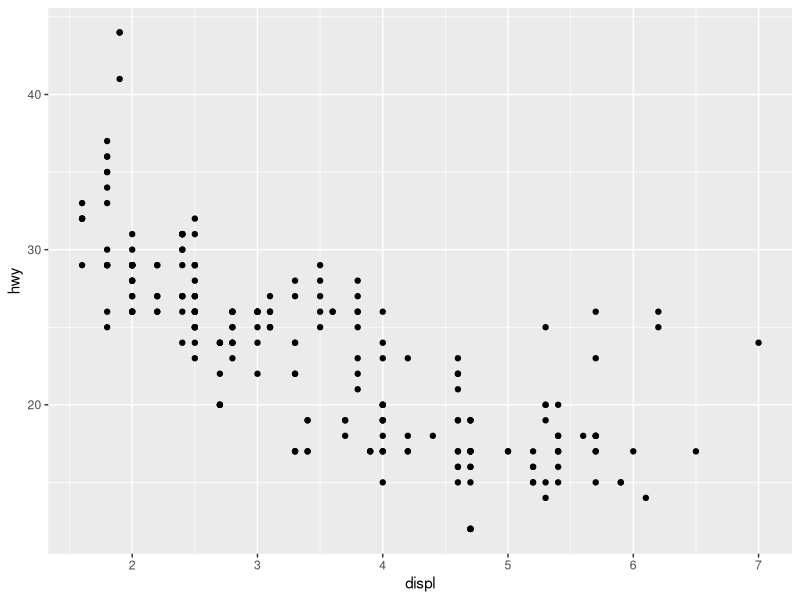
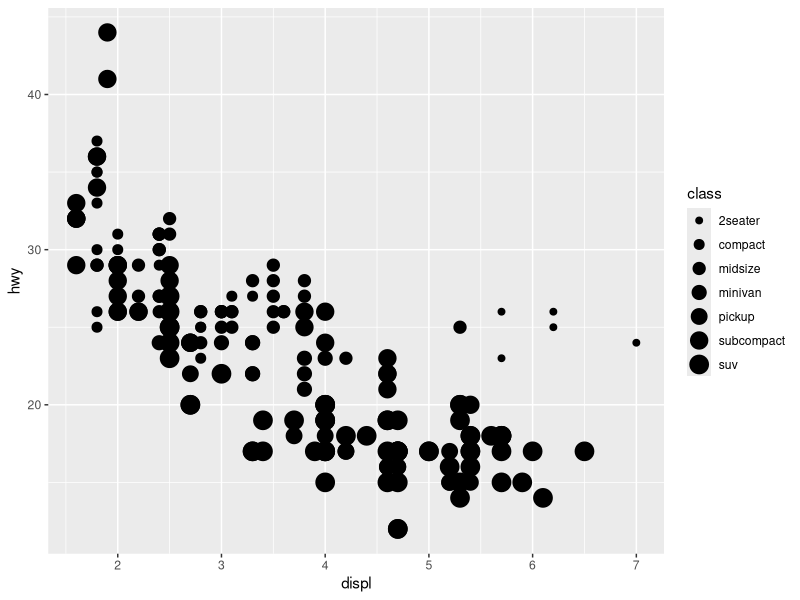
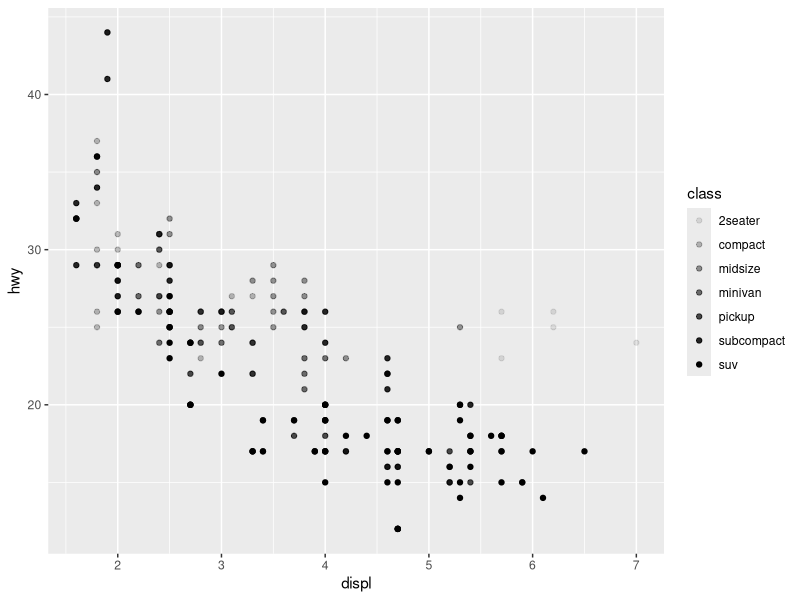
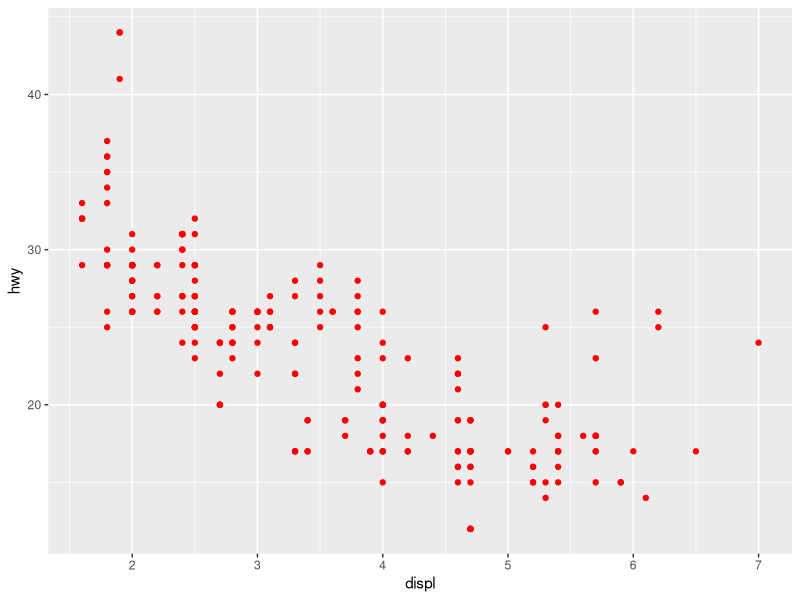
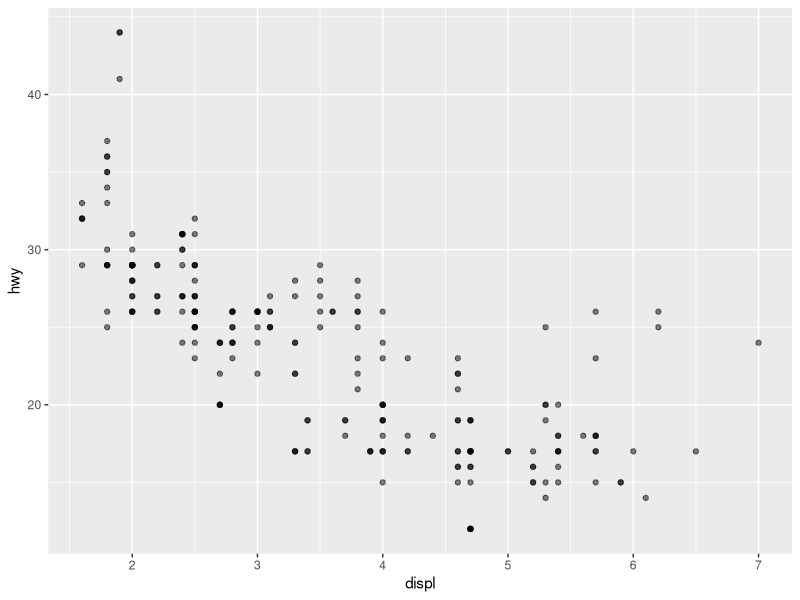
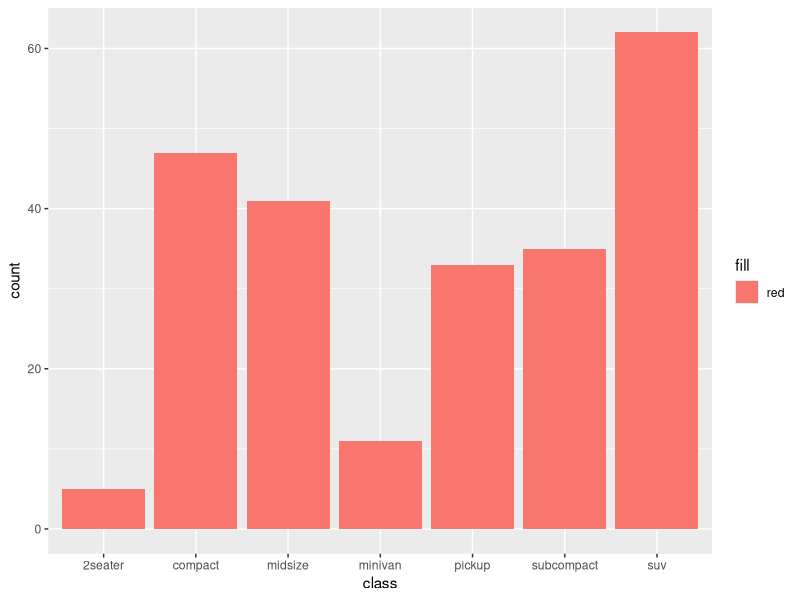
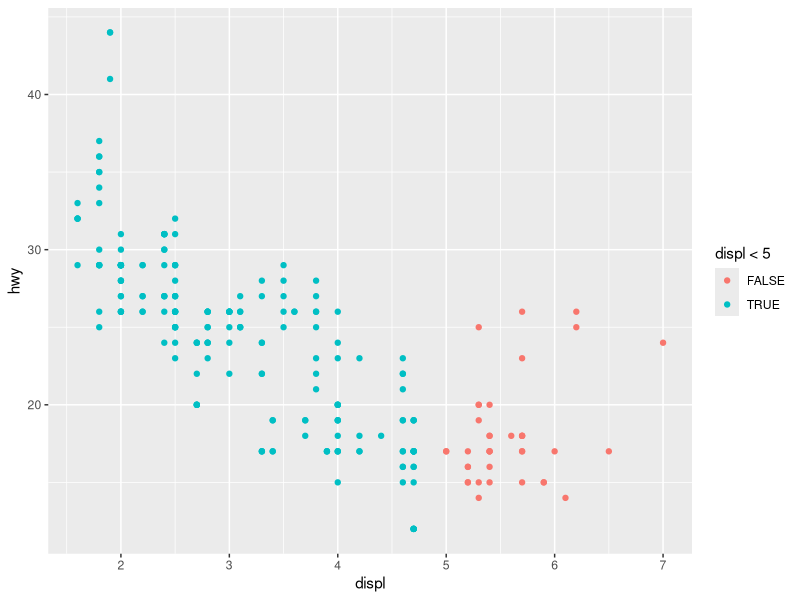
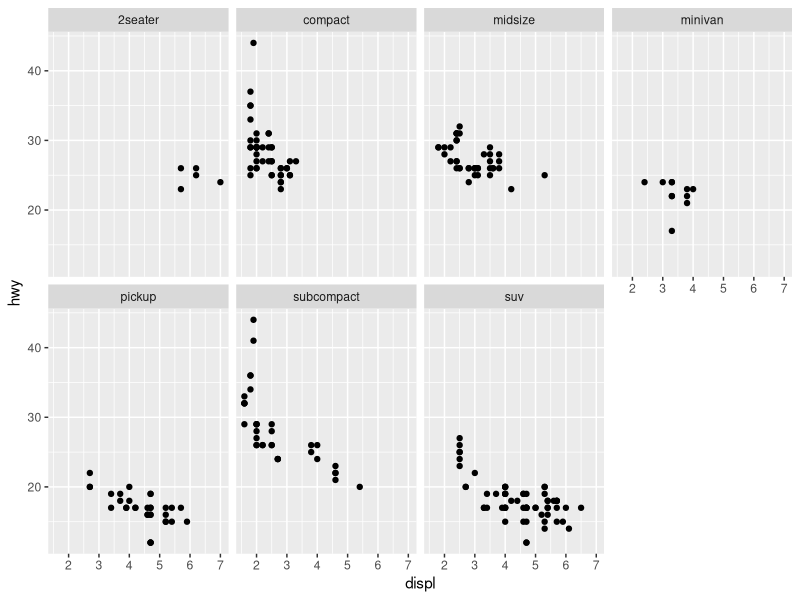

Source code (R) for these figures, in order:
## ---- chunk 1
knitr::opts_chunk$set(echo = TRUE)
## ---- chunk 2
install.packages("tidyverse")
library(tidyverse)

## ---- chunk 3
ggplot(data = mpg) + 
  geom_point(mapping = aes(x = displ, y = hwy))

ggplot(data = mpg) + 
  geom_point(mapping = aes(x = displ, y = hwy, size =  class))

ggplot(data = mpg) + 
  geom_point(mapping = aes(x = displ, y = hwy, alpha = class))

## ---- chunk 4
ggplot(data = mpg) + 
  geom_point(mapping = aes(x = displ, y = hwy), color = "red")

ggplot(data = mpg) + 
  geom_point(mapping = aes(x = displ, y = hwy), alpha = 0.5)

ggplot(data = mpg) + 
  geom_bar(mapping = aes(x = class, fill = "red"))

ggplot(data = mpg) + 
  geom_point(mapping = aes(x = displ, y = hwy, color = displ < 5))

## ---- chunk 5
# facet
ggplot(data = mpg) +
  geom_point(mapping = aes(x = displ, y = hwy)) +
  facet_wrap(~ class, nrow = 2)

# facet
ggplot(data = mpg) +
  geom_point(mapping = aes(x = displ, y = hwy)) +
  facet_grid(drv ~ cyl)

# facet
ggplot(data = mpg) +
  geom_point(mapping = aes(x = displ, y = hwy)) +
  facet_grid(. ~ drv)

## ---- chunk 6
ggplot(data = diamonds) +
  geom_bar(mapping = aes(x = cut))

ggplot(data = diamonds) +
  geom_bar(mapping = aes(x = cut, fill = cut))

ggplot(data = diamonds) +
  geom_bar(mapping = aes(x = cut, fill = clarity))

ggplot(data = diamonds, mapping = aes(x = cut, fill = clarity)) +
  geom_bar(position = "dodge")

## ---- chunk 7
ggplot(data = diamonds, mapping = aes(x = cut, fill = clarity)) +
  geom_bar(position = "dodge") + 
  coord_flip()

ggplot(data = diamonds, mapping = aes(x = cut, fill = clarity)) +
  geom_bar(position = "dodge") +
  coord_polar()

## ---- chunk 8
str(diamonds)

diamonds_test <- sample(1:nrow(diamonds), size = 1000, replace = FALSE)
diamonds_test <- diamonds[diamonds_test,]
fit_lr <- lm(price ~ carat + cut + clarity, data = diamonds_test)

pred <- fit_lr$fitted.values
real <- diamonds_test$price


ggplot(data = data.frame(x = diamonds_test$carat, pred = pred, real = real)) +
  geom_point(mapping = aes(x = x, y = real, color = "black")) +
  geom_point(mapping = aes(x = x, y = pred, color = "red"), alpha = 0.5) +
  scale_colour_manual(values = c("black", "red"),
                      labels = c("real", "pred"),
                      name = "real / pred") +
  geom_smooth(mapping = aes(x = x, y = pred, color = "red")) +
  geom_smooth(mapping = aes(x = x, y = real, color = "black")) +
  labs(x = "carat", y = "price", title = "diamonds data regression")

